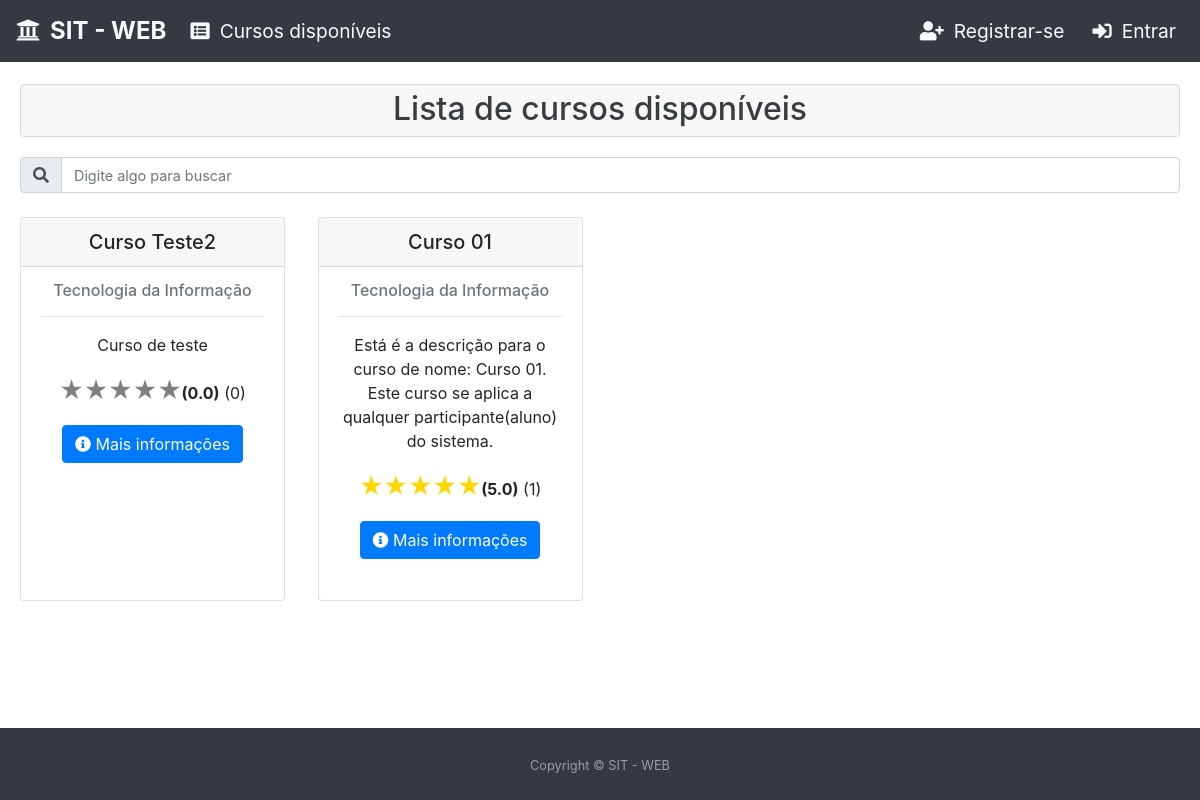
The page /cursos on the database as committed earlier.
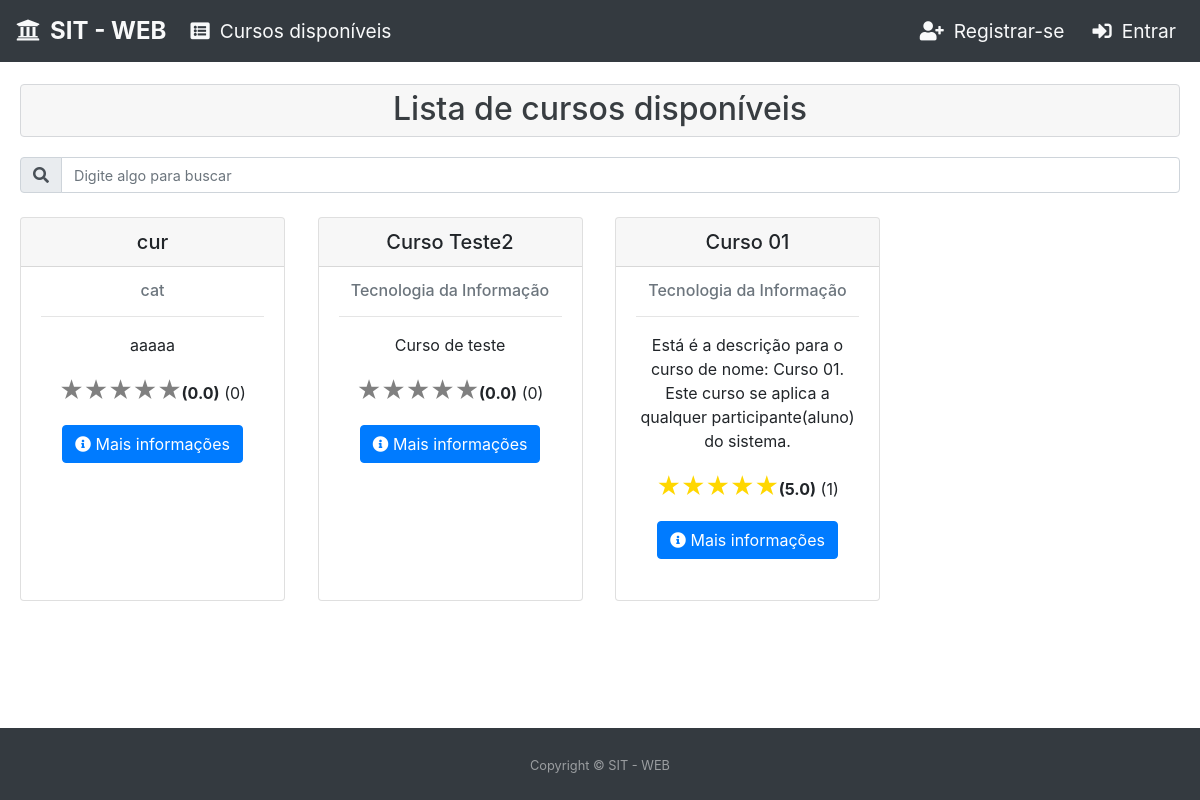
The same page on the database as committed later.
### core/models.py (models this page shows, shortened)
class Curso(models.Model):
    objects = CursoManager()
    titulo = models.CharField(
        unique=True,
        max_length=70,
        verbose_name=u"título",
        help_text=u"Indique o título do curso"
    )
    categoria = models.ForeignKey(
        Categoria,
        on_delete=models.CASCADE,
        help_text=u"Selecione a categoria do curso"
    )
    usuario = models.ForeignKey(
        AUTH_USER_MODEL,
        on_delete=models.CASCADE
    )
    nome_instrutor = models.CharField(
        null=True,
        verbose_name=u"Nome do instrutor",
        help_text=u"Indique o nome do instrutor do curso",
        blank=True,
        max_length=50
    )
    palavras_chaves = models.CharField(
        max_length=150,
        verbose_name=u"Palavras-chave",
        help_text=u"Indique palavras-chave para o curso",
        null=True,
        blank=True
    )
    descricao = models.TextField(
        max_length=250,
        verbose_name=u"descrição",
        help_text=u"Indique uma descrição para o curso",
        null=True,
        blank=True
    )
    publicado = models.BooleanField(
        default=False,
        help_text=u"Indique o status de publicação do curso no sistema",
    )
    data_publicado = models.DateTimeField(
        null=True,
        blank=True
    )
    data_criacao = models.DateTimeField(
        auto_now_add=True,
        null=True,
        blank=True
    )
    data_atualizacao = models.DateTimeField(
        auto_now=True,
        null=True,
        blank=True
    )
    class Meta:
        verbose_name = "Curso"
        verbose_name_plural = "Cursos"
    class CustomMeta:
        ordering_field = 'titulo'
        search_fields = ['titulo', 'categoria__titulo', 'usuario__first_name',
                         'nome_instrutor', 'palavras_chaves', 'descricao']
    def obtem_numero_avaliacoes(self):
        avaliacoes = Avaliacao.objects.filter(
            curso=self
        )
        return avaliacoes.count()
    def obtem_nota_media(self):
        nota_media_curso = 0
        avaliacoes = Avaliacao.objects.filter(
            curso=self
        )
        if avaliacoes.count() > 0:
            nota_media_curso = avaliacoes.aggregate(
                Avg('nota')
            )['nota__avg']
        nota_media_curso = float("{0:.1f}".format(nota_media_curso, 1))
        return nota_media_curso

class Categoria(models.Model):
    objects = CategoriaManager()
    titulo = models.CharField(
        max_length=40,
        verbose_name=u"título",
        help_text=u"Indique o título da categoria"
    )
    data_criacao = models.DateTimeField(
        auto_now_add=True,
        null=True,
        blank=True
    )
    data_atualizacao = models.DateTimeField(
        auto_now=True,
        null=True,
        blank=True
    )
    class Meta:
        verbose_name = "Categoria"
        verbose_name_plural = "Categorias"
    class CustomMeta:
        ordering_field = 'titulo'
        search_fields = ['titulo',]

### core/views.py (the view)
# urls.py: path('cursos',                              cursosListView,                                 name='cursos'),
def cursosListView(request):
    cursos = Curso.objects.filter(publicado=True).order_by('-data_atualizacao')
    if cursos:
        try:
            search = request.GET.get('search')
        except:
            search = None
        if search:
            search_fields = Curso.CustomMeta.search_fields
            filtro = reduce(or_, [Q(**{'{}__icontains'.format(f): search})
                                  for f in search_fields], Q())
            cursos = cursos.filter(filtro)
        else:
            paginator = Paginator(cursos, 20)
            page = request.GET.get('page')
            cursos = paginator.get_page(page)
    lista_cursos = []
    for curso in cursos:
        dict_curso = {}
        dict_curso['curso'] = curso
        dict_curso['categoria'] = curso.categoria.titulo
        dict_curso['numero_avaliacoes'] = curso.obtem_numero_avaliacoes()
        nota_media = curso.obtem_nota_media()
        dict_curso['nota_media'] = nota_media
        dict_curso['nota_1'] = ''
        dict_curso['nota_2'] = ''
        dict_curso['nota_3'] = ''
        dict_curso['nota_4'] = ''
        dict_curso['nota_5'] = ''
        if nota_media >= 0.25 and nota_media <= 0.75:
            dict_curso['nota_1'] = 'half'
        if nota_media > 0.75 and nota_media <= 1.25:
            dict_curso['nota_1'] = 'on'
        if nota_media > 1.25 and nota_media <= 1.75:
            dict_curso['nota_1'] = 'on'
            dict_curso['nota_2'] = 'half'
        if nota_media > 1.75 and nota_media <= 2.25:
            dict_curso['nota_1'] = 'on'
            dict_curso['nota_2'] = 'on'
        if nota_media > 2.25 and nota_media <= 2.75:
            dict_curso['nota_1'] = 'on'
            dict_curso['nota_2'] = 'on'
            dict_curso['nota_3'] = 'half'
        if nota_media > 2.75 and nota_media <= 3.25:
            dict_curso['nota_1'] = 'on'
            dict_curso['nota_2'] = 'on'
            dict_curso['nota_3'] = 'on'
        if nota_media > 3.25 and nota_media <= 3.75:
            dict_curso['nota_1'] = 'on'
            dict_curso['nota_2'] = 'on'
            dict_curso['nota_3'] = 'on'
            dict_curso['nota_4'] = 'half'
        if nota_media > 3.75 and nota_media <= 4.25:
            dict_curso['nota_1'] = 'on'
            dict_curso['nota_2'] = 'on'
            dict_curso['nota_3'] = 'on'
            dict_curso['nota_4'] = 'on'
        if nota_media > 4.25 and nota_media <= 4.75:
            dict_curso['nota_1'] = 'on'
            dict_curso['nota_2'] = 'on'
            dict_curso['nota_3'] = 'on'
            dict_curso['nota_4'] = 'on'
            dict_curso['nota_5'] = 'half'
        if nota_media > 4.75:
            dict_curso['nota_1'] = 'on'
            dict_curso['nota_2'] = 'on'
            dict_curso['nota_3'] = 'on'
            dict_curso['nota_4'] = 'on'
            dict_curso['nota_5'] = 'on'
        lista_cursos.append(dict_curso)
    nome_template = 'core/cursos-lista.html'
    if request.is_ajax():
        nome_template = 'core/cursos-lista-conteudo.html'
    return render(
        request,
        nome_template,
        {
            'objetos': cursos,
            'lista_cursos': lista_cursos,
        }
    )

### core/templates/core/cursos-lista.html (shortened to what this page needs)
{% extends  'base-home-page.html' %}
{% load static %}
{% block conteudo-home-page %}
    <div id="page-content">
        <section class="py-4">
            <div class="alert alert-secondary" role="alert" style="background-color: rgba(0,0,0,.03); margin-top: 20px; margin-left: 20px; margin-right: 20px; padding: 0;">
                <h2 class="text-center" style="margin-top: 5px;">Lista de cursos disponíveis</h2>
            </div>
            <div style="margin: 20px">
                <div class="col-12 search-div" style="padding: 0;">
                    <form method="GET" id="search-form">
                        <div class="input-group mb-3">
                            <div class="input-group-prepend">
                                <span class="input-group-text" id="basic-addon1"><i class="fas fa-search" id="teste"></i></span>
                            </div>
                            <input class="form-control" type="text" id="search" name="search"
                                   placeholder="Digite algo para buscar"
                                   value="{{ request.GET.search }}"
                                   style="font-size: 0.9rem"
                                   title="Informe qualquer caracteristica de um curso para filtrar">
                        </div>
                    </form>
                </div>
                <div class="container-pesquisa">
                    {% include  'core/cursos-lista-conteudo.html' %}
                </div>
            </div>
         </section>
    </div>
{% endblock %}

### core/templates/core/cursos-lista-conteudo.html
<div class="row">
{% for elemento in lista_cursos %}
    <div class="col-sm-3 py-2">
        <div class="card card-curso h-100">
            <div class="card-header">
                <h5 class="text-center" style="margin: 0; padding: 0;">{{elemento.curso.titulo}}</h5>
            </div>
            <div class="card-body">
                <h6 class="card-subtitle mb-2 text-muted text-center">{{elemento.categoria}}</h6>
                <hr/>
                <p class="card-text text-center">{{elemento.curso.descricao}}</p>
                <p>
                    <div class="stars text-center">
                        <span class="star {{ elemento.nota_1 }}"></span>
                        <span class="star {{ elemento.nota_2 }}"></span>
                        <span class="star {{ elemento.nota_3 }}"></span>
                        <span class="star {{ elemento.nota_4 }}"></span>
                        <span class="star {{ elemento.nota_5 }}"></span>
                        <span><b>({{elemento.nota_media}})</b></span>
                        <span>({{elemento.numero_avaliacoes}})</span>
                    </div>
                </p>
                <p>
                <div class="col text-center">
                    <a href="/informacoes-curso/{{elemento.curso.id}}" class="btn btn-primary" role="button" title="Acessa página de informações detalhadas do curso">
                        <i class="fas fa-info-circle class-icone-button"></i>
                            Mais informações
                    </a>
                </div>
                </p>
            </div>
        </div>
    </div>
{% endfor %}
</div>

Rows that differ between the two databases and show on the page:
added Curso: curso.titulo "cur", categoria "cat", curso.descricao "aaaaa", nota_media "0.0", numero_avaliacoes "0"
